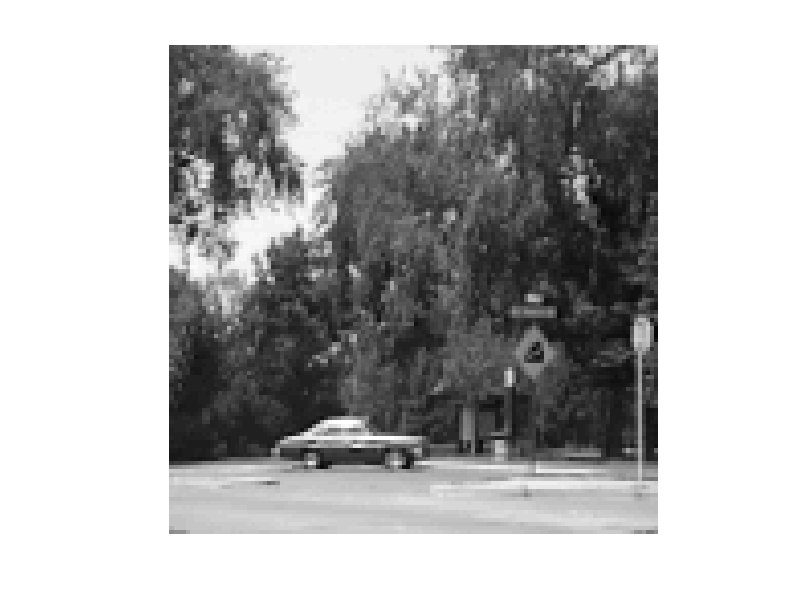
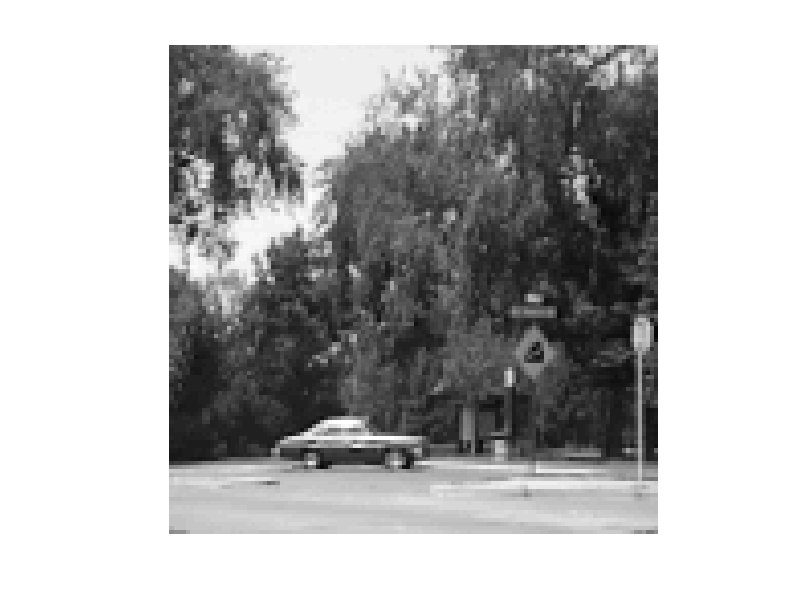
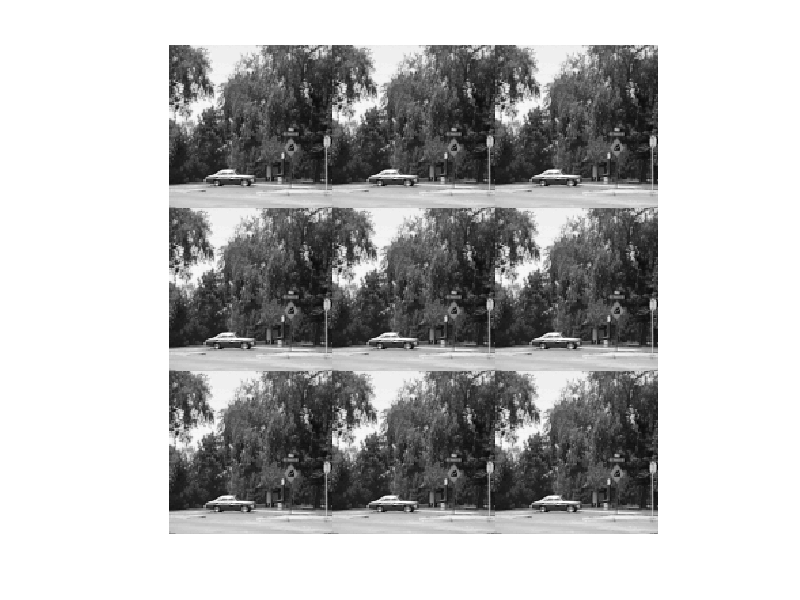
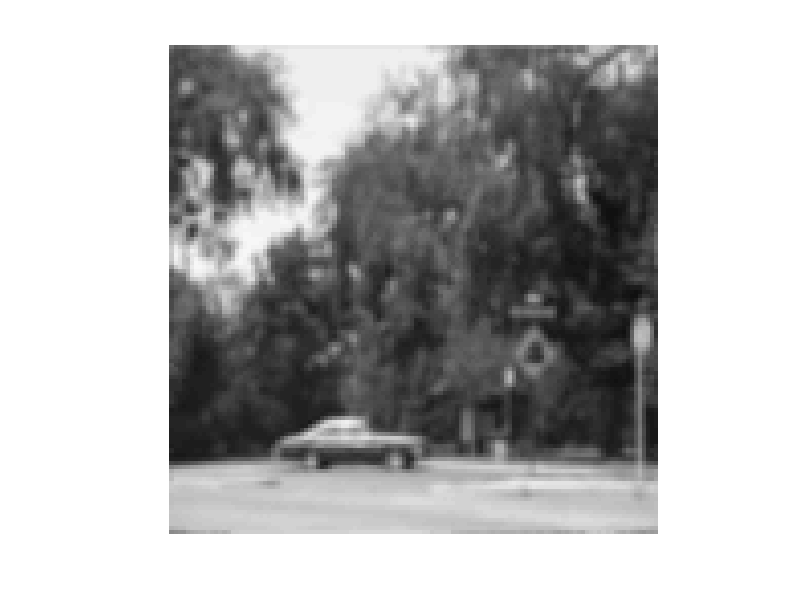

Write MATLAB code to recreate these figures, in order.
rng('default') 

saveimage=0;
noisetype=0; % 0 no noise, 1 is Gaussian, 2 is Salt and Peppper
% load oiginal car scene image
load cardata.txt
[n,p]=size(cardata);
nx=sqrt(n); ny=nx;
fxy=reshape(cardata,[ny,nx])';

mx=200; % image max

figure;
imagesc(fxy,[0,mx])
axis image, colormap(gray), axis off

%add noise to car scene image
if (noisetype==0)
    carScene=fxy;
elseif (noisetype==1)
    sigma=10;
    carScene=fxy+sigma*randn(ny,nx);
elseif (noisetype==2)
    d=0.01;
    carScene = imnoise(uint8(fxy),'salt & pepper',d);
end

figure;
imagesc(carScene,[0,mx])
axis image, colormap(gray), axis off
if (saveimage==1)
    if (noisetype==0)
        print(gcf,'-dtiffn','-r100','carScene')
    elseif (noisetype==1)
        print(gcf,'-dtiffn','-r100','carSceneN')
    elseif(noisetype==2)
        print(gcf,'-dtiffn','-r100','carSceneSP')
    end
end

[n,m]=size(carScene);
carSceneW=[carScene,carScene,carScene;...
    carScene,carScene,carScene;...
    carScene,carScene,carScene];
carSceneW=double(carSceneW);

figure;
imagesc(carSceneW,[0,mx])
axis image, colormap(gray), axis off
if (saveimage==1)
    if (noisetype==0)
        print(gcf,'-dtiffn','-r100','carSceneW')
    elseif (noisetype==1)
        print(gcf,'-dtiffn','-r100','carSceneNW')
    elseif(noisetype==2)
        print(gcf,'-dtiffn','-r100','carSceneSPW')
    end
end

[nn,mm]=size(carSceneW);
carSceneSmW=zeros(nn,mm);
for j=1+1:nn-1
    for i=1+1:mm-1
        carSceneSmW(j,i)=(carSceneW(j-1,i)+carSceneW(j,i-1)+carSceneW(j,i)+carSceneW(j,i+1)+carSceneW(j+1,i))/5;
    end
end
carSceneSmW(1:n,:)=[];
carSceneSmW(n+1:end,:)=[];
carSceneSmW(:,1:m)=[];
carSceneSmW(:,m+1:end)=[];

figure;
imagesc(carSceneSmW,[0,mx])
axis image, colormap(gray), axis off
if (saveimage==1)
    if (noisetype==0)
        print(gcf,'-dtiffn','-r100','carSceneSmW')
    elseif (noisetype==1)
        print(gcf,'-dtiffn','-r100','carSceneSmNW')
    elseif(noisetype==2)
        print(gcf,'-dtiffn','-r100','carSceneSmSPW')
    end
end

sceneDiff=carSceneSmW-double(carScene);

figure;
imagesc(sceneDiff,[-mx/10,mx/10])
axis image, colormap(gray), axis off
if (saveimage==1)
    if (noisetype==0)
        print(gcf,'-dtiffn','-r100','SceneDiff')
    elseif (noisetype==1)
        print(gcf,'-dtiffn','-r100','SceneNDiff')
    elseif(noisetype==2)
        print(gcf,'-dtiffn','-r100','SceneSPDiff')
    end
end
